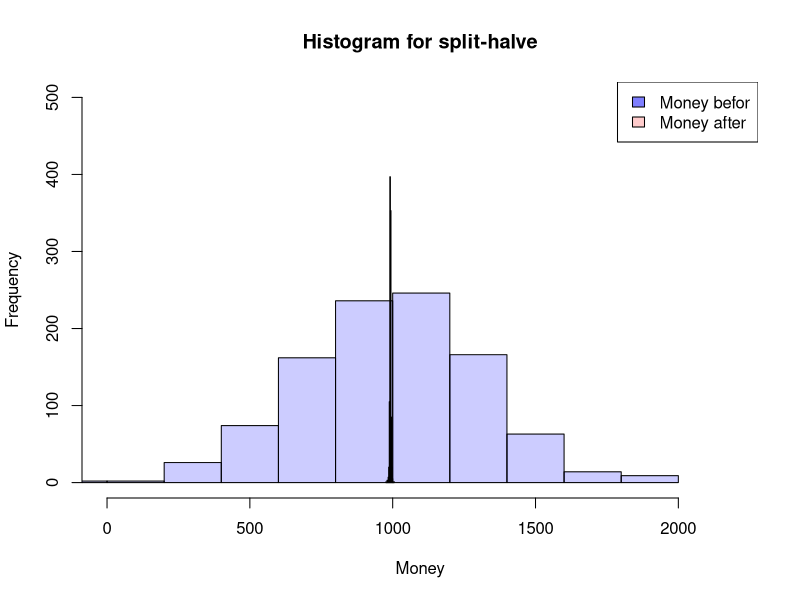
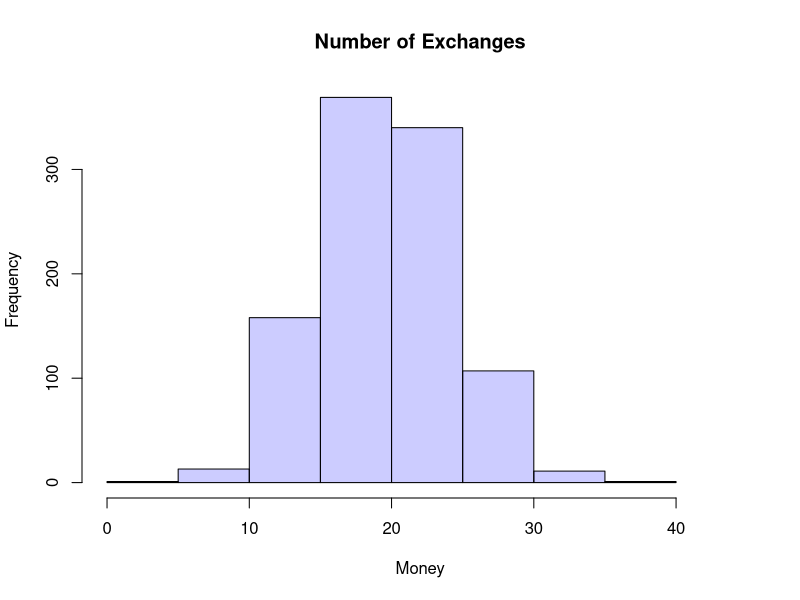

R code for these plots, in order:
n <- 20

SplitHalve <- function(nAgent,maxExchange,Money_mean=1000,Money_sd=300) {
  df <- data.frame(ID=seq(1,nAgent),
                   nE=0,
                   Ms=rnorm(nAgent, mean = Money_mean, sd = Money_sd),
                   MT=0,Me=0)
  df$Me <- df$Ms
  iE <- 1
  while (iE <= maxExchange) {
    df$MT <- df$Me
    rdf <- sample(df[df$nE < iE,"ID"], size=2)
    df[(df$ID == rdf[1] | df$ID == rdf[2]),"nE"] <-
      df[(df$ID == rdf[1] | df$ID == rdf[2]),"nE"]+1
    df[(df$ID == rdf[1] | df$ID == rdf[2]),"Me"] <-
      sum(df[(df$ID == rdf[1] | df$ID == rdf[2]),"MT"])/2
    if (NROW(df[df$nE < iE,"ID"]) < 2) {
      iE <- iE+1
      }
  }
  return(df)
}

df <- SplitHalve(1000,20)


SplitHalve2 <- function(nAgent,maxExchange,Money_mean=1000,Money_sd=300) {
  df <- data.frame(ID=seq(1,nAgent),
                   nE=0,
                   Ms=rnorm(nAgent, mean = Money_mean, sd = Money_sd),
                   MT=0,Me=0)
  df$Me <- df$Ms
  iE <- 0
  while (iE <= maxExchange) {
    df$MT <- df$Me
    rdf <- sample(df$ID, size=2)
    df[(df$ID == rdf[1] | df$ID == rdf[2]),"nE"] <-
      df[(df$ID == rdf[1] | df$ID == rdf[2]),"nE"]+1
    df[(df$ID == rdf[1] | df$ID == rdf[2]),"Me"] <-
      sum(df[(df$ID == rdf[1] | df$ID == rdf[2]),"MT"])/2
    iE <- iE+1
  }
  return(df)
}

df <- SplitHalve2(1000,10000)
summary(df)
hist(df$Ms, xlab="Money",main="Histogram for split-halve",
     col=rgb(0,0,1,0.2),
     xlim=c(0,max(c(df$Me,df$Ms)))*1.1,ylim=c(0,nrow(df)/2))
hist(df$Me, col=rgb(1,0,0,0.2),
     add=TRUE)
legend('topright', c('Money befor', 'Money after'),
       fill=c(rgb(0,0,1,0.5), rgb(1,0,0,0.2)))

hist(df$nE, xlab="Money",main="Number of Exchanges",
     col=rgb(0,0,1,0.2),
     xlim=c(0,max(df$nE))*1.1)
